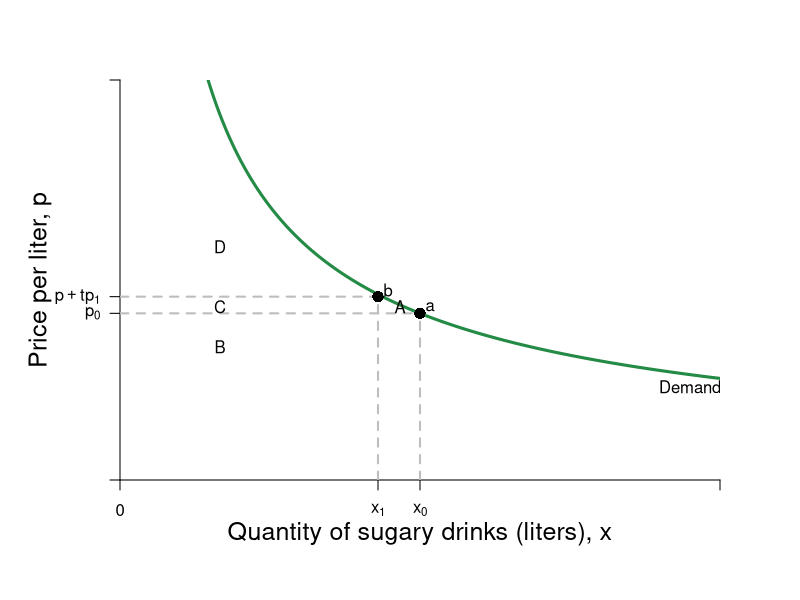

The R source for this figure:
pdf(file = "indmarketdemand/sugar_bev_demand.pdf", width = 9, height = 7)

#Set parameters for graphics
axislabelsize <- 1.5
labelsize <- 1.2
graphlinewidth <- 3
segmentlinewidth <- 2

COL <- c("#7fc97f", "#beaed4", "#fdc086", "#ffff99", "#386cb0", "#f0027f", "#bf5b17", "#666666")
COLA <- c("#e0f3db", "#99d8c9","#66c2a4","#41ae76", "#238b45", "#005824")
COLB <- c("#c6dbef", "#4eb3d3", "#2b8cbe", "#0868ac","#084081")
COLC <- c("#fcfbfd", "#efedf5", "#dadaeb", "#bcbddc", "#9e9ac8", "#807dba", "#6a51a3", "#54278f", "#3f007d")

par(mar =  c(6, 6, 4, 4))

indiffA <- function(x, alpha = 0.5, uA = 5) {
  (uA / x^alpha)^(1/(1 - alpha))
}

cef <- function(x, e = 1.4, k){
  k*(x^(-1/e))
}


xlims <- c(0, 300)
ylims <- c(0, 3)

npts <- 501 
x <- seq(xlims[1], xlims[2], length.out = npts)
y <- seq(ylims[1], ylims[2], length.out = npts) 
a <- c(46.08, 55, 64)
b <- c(46.08, 55, 64)

plot(0, 0, xlim = xlims, ylim = ylims, type = "n",
     xlab = expression(paste("")),
     ylab = expression(paste("")), 
     xaxt = "n", 
     yaxt = "n", 
     cex.lab = axislabelsize, 
     bty = "n",
     xaxs="i", 
     yaxs="i")

ticksy <- c(0, 1.25, 1.375, ylims[2])
ylabels <- c(NA, expression(paste(p[0])), expression(paste(p + tp[1])), NA)
ticksx <- c(0, 129, 150, xlims[2])
xlabels <- c(0, expression(paste(x[1])), expression(paste(x[0])), NA)

axis(1, at = ticksx, pos = 0, labels = xlabels)
axis(2, at = ticksy, pos = 0, labels = ylabels, las = 1)

npts <- 500 
xx1 <- seq(xlims[1], xlims[2], length.out = npts)

#Label axes
mtext(expression(paste("Quantity of sugary drinks (liters), ", x)), side=1, line = 2.5, cex = axislabelsize)
text(-40, 0.5*ylims[2], expression(paste("Price per liter, ", p)), xpd = TRUE, cex = axislabelsize, srt = 90) 


# Segments
segments(150, 0, 150, 1.25, lty = 2, col = "gray" , lwd = segmentlinewidth)
segments(0, 1.25, 150, 1.25, lty = 2, col = "gray" , lwd = segmentlinewidth)

segments(0, 1.375, 129, 1.375, lty = 2, col = "gray" , lwd = segmentlinewidth)
segments(129, 0, 129, 1.375, lty = 2, col = "gray" , lwd = segmentlinewidth)


# Demand Curve
#lines(xx1, indiffA(xx1, alpha = 0.38723, uA = 7.98053), col = COLA[5], lwd = graphlinewidth)
lines(xx1, cef(xx1, k = 44.7982), col = COLA[5], lwd = graphlinewidth)
text(xlims[2] - 0.05*xlims[2], 0.7, expression(Demand))

# Points
points(150, 1.25, pch = 16, col = "black", cex = 1.5)
text(155, 1.3, expression(a))

points(129, 1.375, pch = 16, col = "black", cex = 1.5)
text(134, 1.425, expression(b))

# Label Regions
text(140, 1.3, expression(A))
text(50, 1, expression(B))
text(50, 1.3, expression(C))
text(50, 1.75, expression(D))




dev.off()
